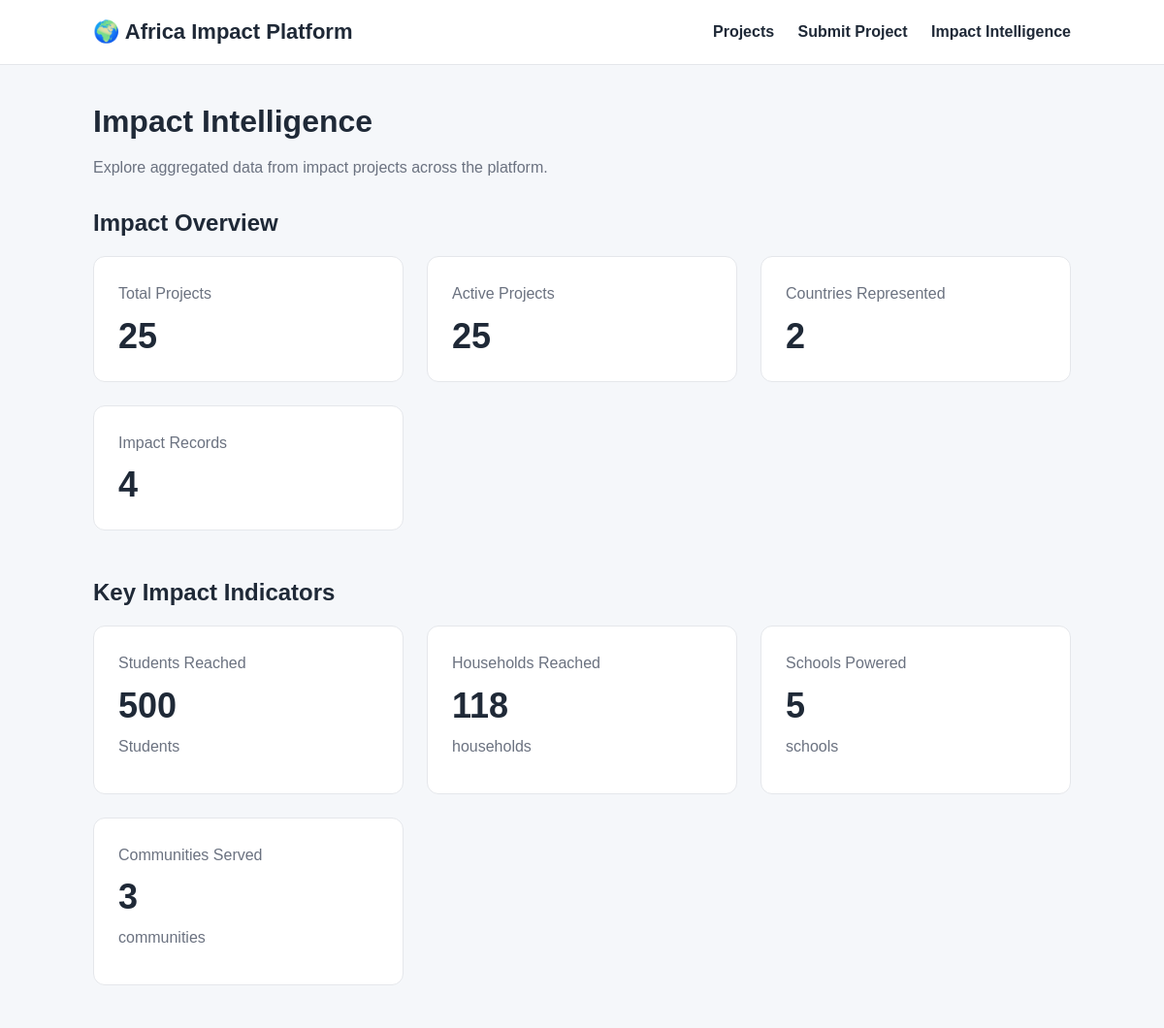
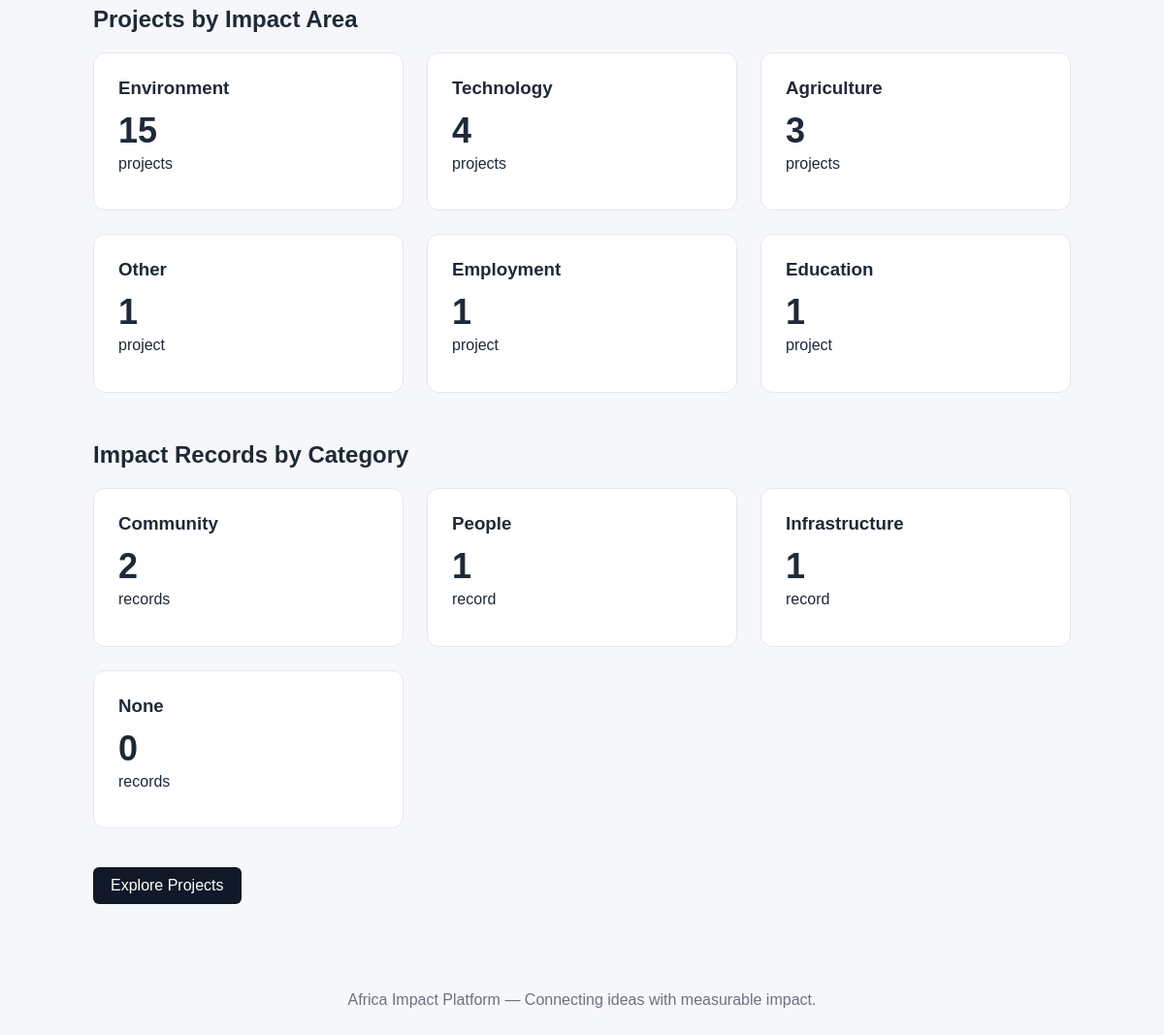
The page /analytics/ on the database its author committed (2 pictures, top to bottom).
### core/models.py (models this page shows, shortened)
class ImpactRecord(models.Model):
    METRIC_CATEGORIES = [
        ("people", "People"),
        ("education", "Education"),
        ("health", "Health"),
        ("infrastructure", "Infrastructure"),
        ("employment", "Employment"),
        ("agriculture", "Agriculture"),
        ("community", "Community"),
        ("environment", "Environment"),
        ("other", "Other"),
    ]
    project = models.ForeignKey(
        ImpactProject,
        on_delete=models.CASCADE,
        related_name="impact_records",
    )
    metric = models.CharField(
        max_length=100
    )
    category = models.CharField(
        max_length=50,
        choices=METRIC_CATEGORIES,
        default="other",
    )
    value = models.FloatField()
    unit = models.CharField(
        max_length=50
    )
    recorded_at = models.DateField()

### core/views.py (the view)
def analytics(request):
    total_projects = ImpactProject.objects.count()
    active_projects = ImpactProject.objects.filter(
        status="active"
    ).count()
    countries_count = (
        ImpactProject.objects
        .values("country")
        .distinct()
        .count()
    )
    total_records = (
        ImpactProject.objects
        .aggregate(
            total=Count("impact_records")
        )["total"]
        or 0
    )
    projects_by_area = (
        ImpactProject.objects
        .values("impact_area")
        .annotate(
            total=Count("id")
        )
        .order_by("-total")
    )
    records_by_category = (
        ImpactProject.objects
        .values("impact_records__category")
        .annotate(
            total=Count("impact_records")
        )
        .order_by("-total")
    )
    impact_by_metric = (
    ImpactRecord.objects
    .values("metric", "unit")
    .annotate(
        total=Sum("value")
    )
    .order_by("-total")
)
    return render(
        request,
        "core/analytics.html",
        {
            "total_projects": total_projects,
            "active_projects": active_projects,
            "countries_count": countries_count,
            "total_records": total_records,
            "projects_by_area": projects_by_area,
            "records_by_category": records_by_category,
            "impact_by_metric": impact_by_metric,
        },
    )

### core/templates/core/analytics.html
{% extends "core/base.html" %}
{% block content %}
<h1>Impact Intelligence</h1>
<p style="
    margin: 15px 0 30px;
    line-height: 1.7;
    color: #6b7280;
">
    Explore aggregated data from impact projects across the platform.
</p>
<h2 style="margin-bottom: 20px;">
    Impact Overview
</h2>
<div class="projects">
    <div class="card">
        <p style="color: #6b7280;">
            Total Projects
        </p>
        <h2 style="font-size: 36px; margin-top: 10px;">
            {{ total_projects }}
        </h2>
    </div>
    <div class="card">
        <p style="color: #6b7280;">
            Active Projects
        </p>
        <h2 style="font-size: 36px; margin-top: 10px;">
            {{ active_projects }}
        </h2>
    </div>
    <div class="card">
        <p style="color: #6b7280;">
            Countries Represented
        </p>
        <h2 style="font-size: 36px; margin-top: 10px;">
            {{ countries_count }}
        </h2>
    </div>
    <div class="card">
        <p style="color: #6b7280;">
            Impact Records
        </p>
        <h2 style="font-size: 36px; margin-top: 10px;">
            {{ total_records }}
        </h2>
    </div>
</div>
<h2 style="margin-top: 50px; margin-bottom: 20px;">
    Key Impact Indicators
</h2>
<div class="projects">
    {% for item in impact_by_metric %}
        <div class="card">
            <p style="color: #6b7280;">
                {{ item.metric|title }}
            </p>
            <h2 style="
                font-size: 36px;
                margin-top: 10px;
            ">
                {{ item.total|floatformat:"0" }}
            </h2>
            <p style="
                margin-top: 8px;
                color: #6b7280;
            ">
                {{ item.unit }}
            </p>
        </div>
    {% empty %}
        <p>
            No impact indicators available.
        </p>
    {% endfor %}
</div>
<h2 style="margin-top: 50px; margin-bottom: 20px;">
    Projects by Impact Area
</h2>
<div class="projects">
    {% for item in projects_by_area %}
        <div class="card">
            <h3>
                {{ item.impact_area|title }}
            </h3>
            <h2 style="
                font-size: 36px;
                margin-top: 10px;
            ">
                {{ item.total }}
            </h2>
            <p>
                project{{ item.total|pluralize }}
            </p>
        </div>
    {% empty %}
        <p>
            No project data available.
        </p>
    {% endfor %}
</div>
<h2 style="margin-top: 50px; margin-bottom: 20px;">
    Impact Records by Category
</h2>
<div class="projects">
    {% for item in records_by_category %}
        <div class="card">
            <h3>
                {{ item.impact_records__category|title }}
            </h3>
            <h2 style="
                font-size: 36px;
                margin-top: 10px;
            ">
                {{ item.total }}
            </h2>
            <p>
                record{{ item.total|pluralize }}
            </p>
        </div>
    {% empty %}
        <p>
            No impact records available.
        </p>
    {% endfor %}
</div>
<a
    href="{% url 'project_list' %}"
    class="button"
    style="margin-top: 40px;"
>
    Explore Projects
</a>
{% endblock %}

### core/templates/core/base.html (style rules this page uses)
* { box-sizing: border-box; margin: 0; padding: 0; }
body { font-family: Arial, sans-serif; background: #f5f7fa; color: #1f2937; }
.projects { display: grid; grid-template-columns: repeat(auto-fit, minmax(280px, 1fr)); gap: 24px; }
.card { background: #ffffff; padding: 25px; border-radius: 12px; border: 1px solid #e5e7eb; }
.card h3 { margin-bottom: 12px; }
.card p { line-height: 1.6; margin-bottom: 10px; }
.button { display: inline-block; margin-top: 10px; padding: 10px 18px; background: #111827; color: #ffffff; text-decoration: none; border-radius: 6px; }

### rows shown on the page
ImpactRecord: metric "Students Reached", total "500", unit "Students", impact_records__category "People", total "1"
ImpactRecord: metric "Households Reached", total "118", unit "households"
ImpactRecord: metric "Schools Powered", total "5", unit "schools", impact_records__category "Infrastructure", total "1"
ImpactRecord: metric "Communities Served", total "3", unit "communities"

### other values the page prints
{{ total_projects }} "25"
{{ active_projects }} "25"
{{ countries_count }} "2"
{{ total_records }} "4"
{{ item.impact_area|title }} "Environment" "Technology" "Agriculture" "Other" "Employment" "Education"
{{ item.total }} "15" "4" "3" "1" "1" "1"
{{ item.impact_records__category|title }} "Community" "None"
{{ item.total }} "2" "0"
